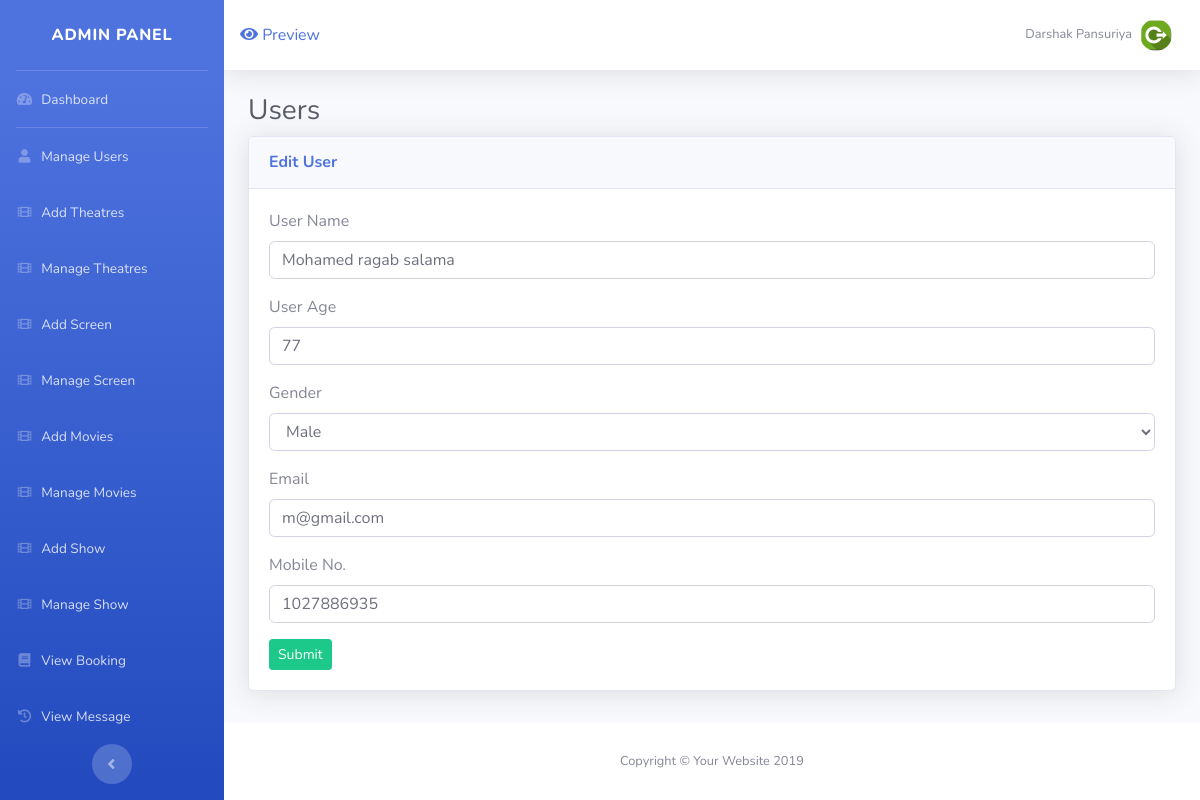
The page /admin/user_edit.php?id=12 (signed in) on the database its author committed.
### tables this page shows
CREATE TABLE `register` (
  `r_id` int(4) NOT NULL,
  `r_nm` varchar(30) NOT NULL,
  `r_age` varchar(2) NOT NULL,
  `r_gender` varchar(10) NOT NULL,
  `r_mno` varchar(12) NOT NULL,
  `r_email` varchar(40) NOT NULL,
  `r_pwd` varchar(40) NOT NULL,
  `r_time` bigint(40) NOT NULL,
  `r_status` int(1) NOT NULL DEFAULT 1
);

### Models/User.php (called while the page is built, shortened)
<?php
include("Person.php");
class User extends Person{
    private $age;
    private $phone;
    public function __construct($id=-1){
        if($id> 0){
        include("../include/config.php");
        $sq="select *  from register where r_id=$id ";
        $res=mysqli_query($con,$sq);
        $row=mysqli_fetch_assoc($res);
        $this->name= $row['r_nm'];
        $this->email= $row['r_email'];
        $this->age= $row['r_age'];
        $this->phone= $row['r_mno'];
        }
    }
    public function getAge() {
        return $this->age;
    }
    public function getPhone() {
        return $this->phone;
    }
}
?>

### Models/Person.php (called while the page is built, shortened)
<?php
class Person{
protected $name;
protected $email;
public function getUsername() {
    return $this->name;
}
public function getEmail() {
    return $this->email;
}
}
?>

### admin/user_edit.php (the view, shortened to what this page needs)
<?php
	include("include/header.php");
	include("../include/config.php");
	include("../Models/User.php");
	$id=$_GET['id'];
	$user= new User($id);
?>
<div class="container-fluid">
  <h1 class="h3 mb-2 text-gray-800">Users</h1>
  <div class="card shadow mb-4">
	<div class="card-header py-3">
	  <h6 class="m-0 font-weight-bold text-primary">Edit User</h6>
	</div>
	<div class="card-body">
		<form action="../Models/Admin.php?ed=1" method="post">
			<div class="form-group">
				<label>User Name</label>
				<input type="text" class="form-control" name="rnm" value="<?php echo $user->getUsername(); ?>" required>
			</div>
			<div class="form-group">
				<label>User Age</label>
				<input type="text" class="form-control" name="age" value="<?php echo$user->getAge(); ?>" required>
			</div>
			<div class="form-group">
				<label>Gender</label>
				<select class="form-control" name="gender" >
				<option value ="Male">Male</option>
				</select>
			</div>
			<div class="form-group">
				<label>Email</label>
				<input type="email" class="form-control" name="email" value="<?php echo$user->getEmail(); ?>" required>
			</div>
			<div class="form-group">
				<label>Mobile No.</label>
				<input type="text" class="form-control" name="mno" value="<?php echo$user->getPhone(); ?>" required>
			</div>
			<input type="submit" class="btn btn-success btn-sm" value="Submit">
		</form>
	</div>
  </div>
</div>
<?php
	include("include/footer.php");
?>

### rows shown on the page
register: rnm "Mohamed ragab salama", age "77", email "m@gmail.com", mno "1027886935"

### other values the page prints
$_SESSION['admin']['nm'] "Darshak Pansuriya"
